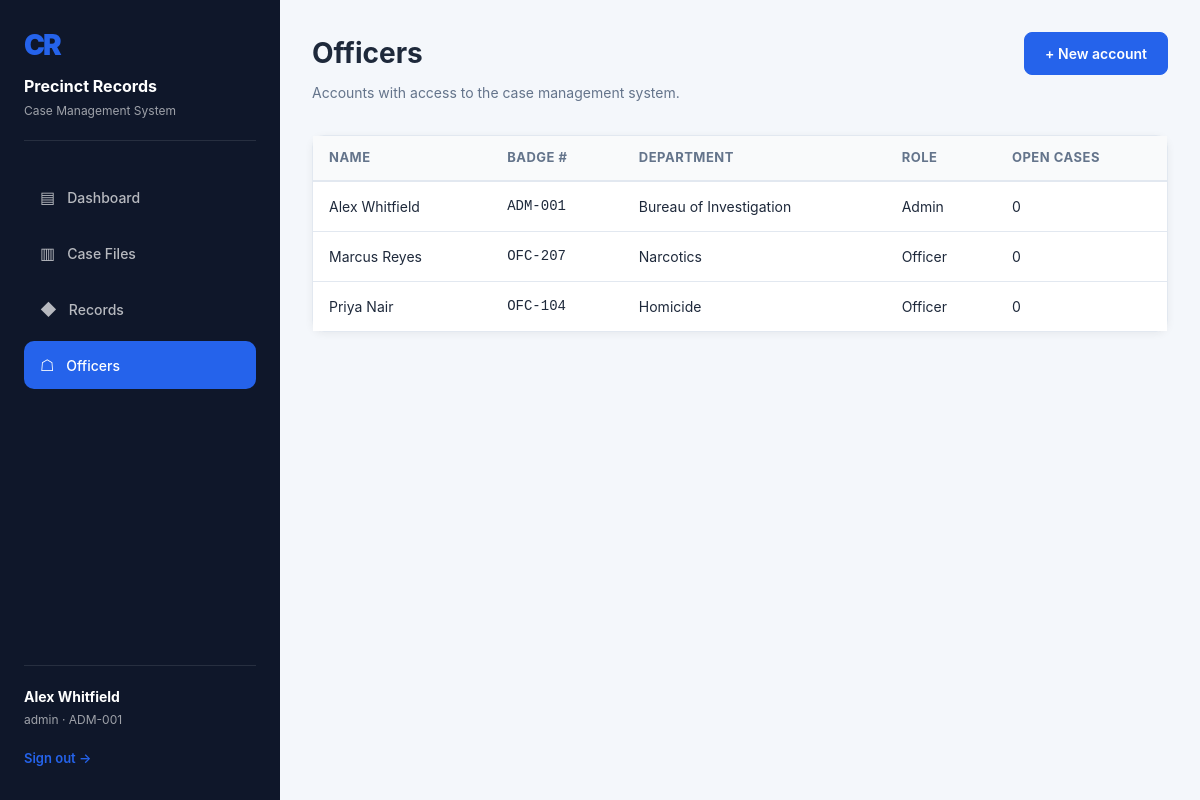
/officers (signed in), run on the app's committed database.
### tables this page shows
CREATE TABLE user (
    id INTEGER PRIMARY KEY AUTOINCREMENT,
    full_name TEXT NOT NULL,
    badge_no TEXT UNIQUE NOT NULL,
    username TEXT UNIQUE NOT NULL,
    password_hash TEXT NOT NULL,
    role TEXT NOT NULL DEFAULT 'officer',
    department TEXT DEFAULT 'General Investigation',
    created_at TEXT
);

### app.py (the view)
@app.route("/officers")
@login_required
@admin_required
def officers():
    conn = dbm.get_db()
    all_officers = conn.execute(
        "SELECT u.*, "
        "(SELECT COUNT(*) FROM case_file c WHERE c.officer_id = u.id AND c.status != 'Closed') AS open_case_count "
        "FROM user u ORDER BY full_name"
    ).fetchall()
    conn.close()
    return render_template("officers.html", officers=all_officers)

### app.py (called while the page is built)
@app.before_request
def load_logged_in_user():
    user_id = session.get("user_id")
    if user_id is None:
        g.user = AnonymousUser()
    else:
        conn = dbm.get_db()
        row = conn.execute("SELECT * FROM user WHERE id = ?", (user_id,)).fetchone()
        conn.close()
        if row is None:
            g.user = AnonymousUser()
        else:
            g.user = dict(row)
            g.user["is_authenticated"] = True
            g.user["is_admin"] = row["role"] == "admin"

@app.context_processor
def inject_user():
    return {"current_user": g.get("user", AnonymousUser()), "current_year": datetime.utcnow().year}

def _is_logged_in():
    return isinstance(g.user, dict) and g.user.get("is_authenticated")

def login_required(view):
    @wraps(view)
    def wrapped(*args, **kwargs):
        if not _is_logged_in():
            return redirect(url_for("login", next=request.path))
        return view(*args, **kwargs)
    return wrapped

def admin_required(view):
    @wraps(view)
    def wrapped(*args, **kwargs):
        is_admin = g.user.get("is_admin") if isinstance(g.user, dict) else False
        if not is_admin:
            abort(403)
        return view(*args, **kwargs)
    return wrapped

### db.py (called while the page is built)
def get_db():
    conn = sqlite3.connect(DB_PATH)
    conn.row_factory = sqlite3.Row
    conn.execute("PRAGMA foreign_keys = ON")
    return conn

### templates/officers.html (shortened to what this page needs)
{% extends "base.html" %}
{% block content %}
<div class="topbar">
  <div>
    <h1>Officers</h1>
    <div class="desc">Accounts with access to the case management system.</div>
  </div>
  <a class="btn btn-primary" href="{{ url_for('new_officer') }}">+ New account</a>
</div>
<div class="card" style="padding:0;">
  <table>
    <thead>
      <tr><th>Name</th><th>Badge #</th><th>Department</th><th>Role</th><th>Open cases</th></tr>
    </thead>
    <tbody>
      {% for o in officers %}
      <tr>
        <td>{{ o.full_name }}</td>
        <td class="mono">{{ o.badge_no }}</td>
        <td>{{ o.department }}</td>
        <td style="text-transform:capitalize;">{{ o.role }}</td>
        <td>{{ o.cases|selectattr('status', 'ne', 'Closed')|list|length }}</td>
      </tr>
      {% endfor %}
    </tbody>
  </table>
</div>
{% endblock %}

### templates/base.html (shortened to what this page needs)
<!DOCTYPE html>
<html lang="en">
<head>
  <link rel="stylesheet" href="{{ url_for('static', filename='css/style.css') }}">
</head>
<body>
  <div class="shell">
    <aside class="sidebar">
      <div class="sidebar__brand">
        <div class="mark">CR</div>
        <div class="title">Precinct Records</div>
        <div class="sub">Case Management System</div>
      </div>
      <ul class="tabs">
        <li><a class="tab {{ 'active' if request.endpoint=='dashboard' }}" href="{{ url_for('dashboard') }}"><span class="icon">▤</span> Dashboard</a></li>
        <li><a class="tab {{ 'active' if request.endpoint in ['cases','case_detail','new_case','edit_case'] }}" href="{{ url_for('cases') }}"><span class="icon">▥</span> Case Files</a></li>
        <li><a class="tab {{ 'active' if request.endpoint in ['criminals','criminal_detail','new_criminal','edit_criminal'] }}" href="{{ url_for('criminals') }}"><span class="icon">◆</span> Records</a></li>
        {% if current_user.is_authenticated and current_user.is_admin %}
        <li><a class="tab {{ 'active' if request.endpoint in ['officers','new_officer'] }}" href="{{ url_for('officers') }}"><span class="icon">☖</span> Officers</a></li>
        {% endif %}
      </ul>
      {% if current_user.is_authenticated %}
      <div class="sidebar__foot">
        <div class="who">{{ current_user.full_name }}</div>
        <div class="role">{{ current_user.role }} · {{ current_user.badge_no }}</div>
        <a class="signout" href="{{ url_for('logout') }}">Sign out →</a>
      </div>
      {% endif %}
    </aside>
    <main class="main">
      {% block content %}{% endblock %}
    </main>
  </div>
</body>
</html>

### static/css/style.css (style rules this page uses)
:root { --primary: #2563eb; --primary-dark: #1e40af; --secondary: #64748b; --sidebar: #0f172a; --bg: #f4f7fb; --card: #fff; --text: #1e293b; --text-faint: #64748b; --border: #e2e8f0; --success: #10b981; --error: #ef4444; --warning: #f59e0b; --amber: #f59e0b; --blue: #3b82f6; --teal: #14b8a6; --red: #ef4444; }
* { box-sizing: border-box; }
html, body { margin: 0; padding: 0; height: 100%; }
body { font-family: -apple-system, BlinkMacSystemFont, "Segoe UI", Roboto, "Helvetica Neue", Arial, sans-serif; background: var(--bg); color: var(--text); line-height: 1.5; }
.shell { display: flex; min-height: 100vh; }
.sidebar { width: 280px; background: var(--sidebar); color: #fff; padding: 24px; display: flex; flex-direction: column; position: relative; }
.sidebar__brand { margin-bottom: 32px; padding-bottom: 20px; border-bottom: 1px solid rgba(255, 255, 255, 0.1); }
.mark { font-size: 28px; font-weight: 900; letter-spacing: -2px; margin-bottom: 8px; color: var(--primary); }
.sidebar__brand .title { font-size: 16px; font-weight: 700; margin-bottom: 4px; }
.sidebar__brand .sub { font-size: 12px; color: rgba(255, 255, 255, 0.6); }
.tabs { list-style: none; margin: 0; padding: 0; flex: 1; }
.tabs li { margin-bottom: 8px; }
.tab { display: flex; align-items: center; gap: 12px; padding: 12px 16px; border-radius: 10px; color: rgba(255, 255, 255, 0.7); text-decoration: none; font-size: 14px; font-weight: 500; transition: all 0.2s ease; }
.tab.active { background: var(--primary); color: #fff; }
.tab .icon { font-size: 16px; }
.sidebar__foot { padding-top: 20px; border-top: 1px solid rgba(255, 255, 255, 0.1); }
.who { font-weight: 700; font-size: 14px; margin-bottom: 4px; }
.role { font-size: 12px; color: rgba(255, 255, 255, 0.6); margin-bottom: 12px; }
.signout { display: inline-block; color: var(--primary); text-decoration: none; font-size: 13px; font-weight: 600; padding: 8px 0; }
.main { flex: 1; padding: 32px; overflow-y: auto; }
.topbar { display: flex; justify-content: space-between; align-items: flex-start; margin-bottom: 32px; gap: 20px; }
.topbar h1 { margin: 0 0 8px 0; font-size: 28px; font-weight: 700; }
.desc { color: var(--text-faint); font-size: 14px; }
.btn { display: inline-flex; align-items: center; gap: 6px; padding: 10px 20px; border: 1px solid transparent; border-radius: 8px; font-size: 14px; font-weight: 600; cursor: pointer; text-decoration: none; transition: all 0.2s ease; white-space: nowrap; }
.btn-primary { background: var(--primary); color: #fff; border-color: var(--primary); }
.card { background: var(--card); border-radius: 12px; padding: 24px; box-shadow: 0 2px 8px rgba(0, 0, 0, 0.06); border: 1px solid var(--border); }
.mono { font-family: 'Courier New', Courier, monospace; }
table { width: 100%; border-collapse: collapse; background: var(--card); }
thead { background: #f9fafb; border-bottom: 2px solid var(--border); }
th { padding: 12px 16px; text-align: left; font-size: 13px; font-weight: 700; text-transform: uppercase; letter-spacing: 0.5px; color: var(--text-faint); }
td { padding: 14px 16px; border-bottom: 1px solid var(--border); font-size: 14px; }
tbody tr:last-child td { border-bottom: none; }

### data on the page
user: full_name "Alex Whitfield", role "admin", badge_no "ADM-001", department "Bureau of Investigation", role "Admin", cases|selectattr "0"
user: full_name "Marcus Reyes", badge_no "OFC-207", department "Narcotics", role "Officer", cases|selectattr "0"
user: full_name "Priya Nair", badge_no "OFC-104", department "Homicide", role "Officer", cases|selectattr "0"
